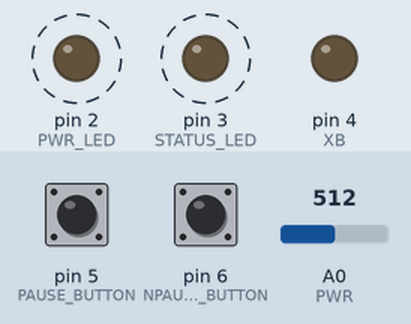
A sketch run on a simulated Arduino Uno, built with avr-gcc and run on an emulated ATmega328P. Parts: output pins drawn as LEDs (lit = HIGH). Dashed ring = blinking. The inputs (shaded band) are chosen by the test bench; at power-on: A0 (PWR) = 512, pin 5 (PAUSE_BUTTON) LOW, pin 6 (NPAUSE_BUTTON) LOW.

Above: at 1.28 s.
1.3 s: A0 (PWR) set to 639
4.3 s: A0 (PWR) set to 666
At 4.51 s:
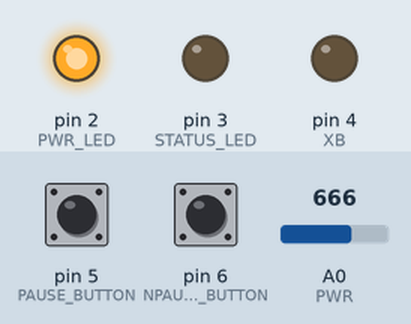
6.2 s: A0 (PWR) set to 616
7.7 s: A0 (PWR) set to 584
At 8.07 s:
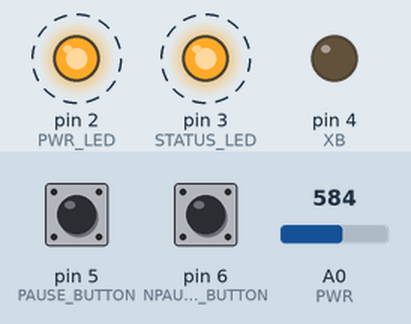
10.7 s: A0 (PWR) set to 660
At 11.7 s:
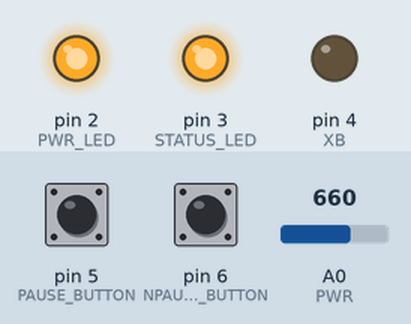
Timing chart, 0 to 13.5 s (numbered marks = the images above; inputs shaded):
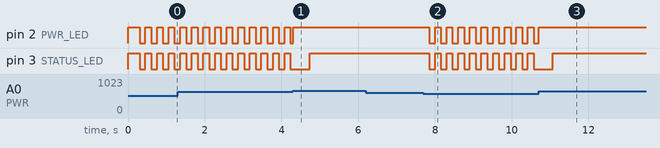

The sketch:

pauseSwitch_source.ino
```cpp
/******************************************************
*OSURC Rover Pause Switch Firmware
*Written by Steven Gloyd (gloyds@onid.oregonstate.edu)
*Updated 6/4/2015
*******************************************************/


/*******************************************************************************
*                                  OPTIONS                                     *
********************************************************************************/

//Define macros for I/O
#define PAUSE_BUTTON 5	        //Pause Button
#define NPAUSE_BUTTON 6         //Unpause Button
#define STATUS_LED 3      	//Status LED
#define PWR_LED 2               //Power LED
#define PWR A0                  //Battery Voltage Input
#define XB 4			//XBee output

//Define macros for options
#define DEF_STATE 0 		//Default start state, 0 for pause/1 for run
#define BLINK_INTERVAL 500      //Delay between blinks of status led when paused
#define LOW_POWER_BLINK 150     //Delay between blinks of all LEDs when power is low

/*******************************************************************************
*				 CODE BODY                                     *
********************************************************************************/

//Set Variables to Options
int runningState = DEF_STATE;
int ledState = 0;
int battFlag = 0;
long currMillis = 0;
long prevMillis = 0;

void setup() {
  //Serial.begin(9600);

  //Set inputs
  pinMode(PAUSE_BUTTON, INPUT);
  pinMode(NPAUSE_BUTTON, INPUT);

  //Set outputs
  pinMode(STATUS_LED, OUTPUT);
  pinMode(PWR_LED, OUTPUT);
  pinMode(XB, OUTPUT);

  //Write default state to XBee
  digitalWrite(XB, DEF_STATE);

  //Turn on Power LED
  digitalWrite(PWR_LED, HIGH);

  //Turn the Status LED on if the default state is pause
  if (DEF_STATE == 0)
    digitalWrite(STATUS_LED, HIGH);
}

void loop() {
  delay(1);
  //Serial.println(analogRead(PWR));
  if (analogRead(PWR) < 600) {
    battFlag = 1;
  }
  else if (analogRead(PWR) > 650) {
    battFlag = 0;
  }

  if (battFlag == 1) {
    currMillis = millis();
    if (currMillis - prevMillis > LOW_POWER_BLINK) {
      prevMillis = currMillis;

      if (ledState == LOW)
        ledState = HIGH;
      else if (ledState == HIGH)
        ledState = LOW;

      digitalWrite(STATUS_LED, ledState);
      digitalWrite(PWR_LED, ledState);
    }
  }
  else if (battFlag == 0) {
    digitalWrite(PWR_LED, HIGH);
    //Read button and swap state
    if ((digitalRead(PAUSE_BUTTON) == HIGH) && (runningState == 1)) {
      runningState = 0;
      digitalWrite(XB, LOW);
      digitalWrite(STATUS_LED,  HIGH);
      delay(250);
    }
    else if ((digitalRead(NPAUSE_BUTTON) == HIGH) && (runningState == 0)) {
      runningState = 1;
      digitalWrite(XB, HIGH);
      digitalWrite(STATUS_LED, LOW);
      delay(250);
    }

    //Change state of LED every BLINK_INTERVAL
    currMillis = millis();
    if (currMillis - prevMillis > BLINK_INTERVAL) {
      prevMillis = currMillis;
      if (runningState == 1) {
        if (ledState == LOW)
          ledState = HIGH;
        else
          ledState = LOW;

        digitalWrite(STATUS_LED, ledState);
      }
      else if (runningState == 0) {
        digitalWrite(STATUS_LED, HIGH);
      }
    }
  }
}
```

Measured:
- the behaviour switches between 650 and 651 on A0 (PWR) (found by bisection; images 0 and 1)
- the behaviour switches between 600 and 599 on A0 (PWR) (found by bisection; images 1 and 2)
- after the input at 6.2 s, every drawn part: stays the same
- after the input at 7.7 s, pin 2 (PWR_LED), pin 3 (STATUS_LED): alternates HIGH for 0.15 s and LOW for 0.15 s, starting after 0.15 s
- after the input at 10.7 s, pin 2 (PWR_LED): goes on until 10.7 s, then stays HIGH
- by itself, pin 2 (PWR_LED), pin 3 (STATUS_LED): alternates HIGH for 0.15 s and LOW for 0.15 s
